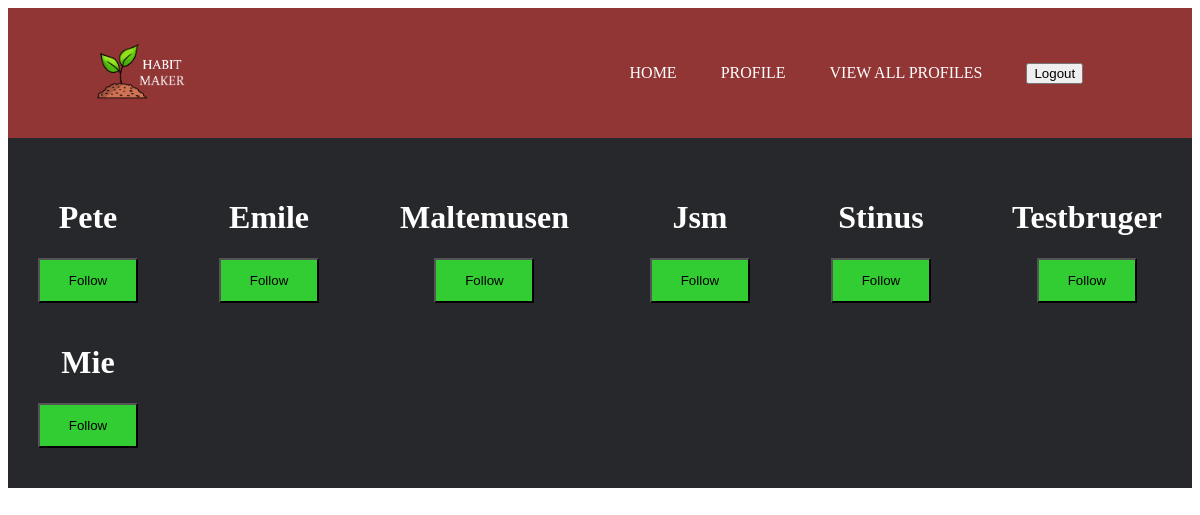
The page /profiles/ (signed in) on the database its author committed.
### blog/models.py (models this page shows, shortened)
class Profile(models.Model):
    user = models.OneToOneField(User, null=True, on_delete=models.CASCADE)
    color = models.TextField()
    hovercolor = models.TextField()
    day = models.TextField()
    week = models.TextField()
    month = models.TextField()
    dayyear = models.TextField()
    streak = models.IntegerField(null=True)
    followers = models.ManyToManyField(User, blank=True, related_name='followers')
    habit = models.CharField(max_length=150)

### blog/views.py (the view)
# urls.py: path('profiles/', followerpage),
@login_required(login_url='/login/')
def followerpage(request):
    context = {}
    profiles = Profile.objects.all()
    if request.method == "POST":
        id = request.POST["userprofile"]
        following = request.POST["following"]
        profile = Profile.objects.get(id= id)
        if following == "following":
            profile.followers.remove(request.user)
        elif following == "notfollowing":
            profile.followers.add(request.user)
    else:
        pass
    is_following = request.user.followers.all()
    context['profiles'] = profiles
    context["following"] = is_following
    return render(request, 'following.html', context)

### blog/templates/following.html (shortened to what this page needs)
{% load static %}
<!DOCTYPE html>
<html lang="en">
<head>
</head>
<body>
<div class="fullnavbar">
    <div class="navbar">
        <img src="{% static '/images/logo2.png' %}">
        <ul>
            <li><a href="/main/">Home</a></li>
            <li><a href="/profilepage/">Profile</a></li>
            <li><a href="/profiles/">View all Profiles</a></li>
            <li><form action="/logout/" method="post">
                <input type="submit" value="Logout">
            </form></li>
        </ul>
    </div>
</div>
<div class="maincontent">
{% for item in profiles%}
{% if item.user != request.user %}
{% if item in following %}
<form method="post">
    {% csrf_token %}
    <input id="userprofile" name="userprofile" value={{item.id}} type="hidden">
    <input id="following" name="following" value="following" type="hidden">
    <h1>{{item.user|capfirst}}</h1>
    <button class="nobtn">Unfollow</button>
</form>
{% else %}
<form method="post">
    <h1>{{item.user|capfirst}}</h1>
    <button class="yesbtn"> Follow</button>
</form>
{% endif %}
{% endif %}
{% endfor %}
</div>
</body>
</html>

### blog/templates/following.html (style rules this page uses)
.fullnavbar { width: 100%; background: #913535; }
.navbar { width:85%; margin: auto; padding: 35px 0; display: flex; align-items:center; justify-content: space-between; }
.navbar img { height: 9.5%; width: 9.5%; }
.navbar ul li { list-style: none; display: inline-block; margin: 0 20px; position: relative; }
.navbar ul li a { text-decoration: none; color: #fff; text-transform: uppercase; }
.navbar ul li::after { content: ''; height: 3px; width: 0; background: #009688; position: absolute; left: 0; bottom: -10px ; transition: 0.5s; }
.maincontent { width: 100%; height: 100%; color: #fff; background: #26282b; margin: auto; padding: 30px 0; display: flex; align-items: center; text-align: center; margin-left: auto; margin-right: auto; justify-content: space-between; flex-wrap: wrap; }
.maincontent form { padding: 10px 30px; }
.yesbtn { background: #32CD32; height: 45px; width: 100px; }

### rows shown on the page
Profile: user "Pete"
Profile: user "Emile"
Profile: user "Maltemusen"
Profile: user "Jsm"
Profile: user "Stinus"
Profile: user "Testbruger"
Profile: user "Mie"
